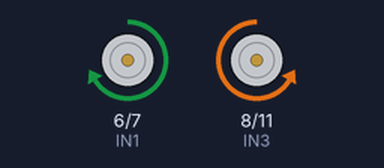
A sketch run on a simulated Arduino Uno, built with avr-gcc and run on an emulated ATmega328P. Parts: motor-driver pin pairs drawn as motors (green arrow = first pin HIGH = forward, orange = second pin HIGH = backward, longer = more drive, scaled by the enable pin).

Above: at 0.1 s.
At 5.0 s:
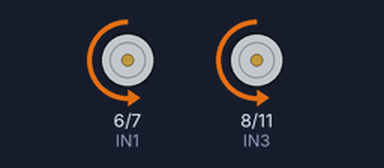
At 10.8 s:
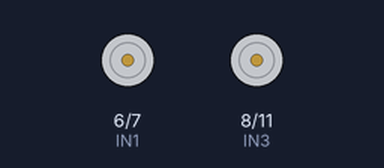
Timing chart, 0 to 12.3 s (numbered marks = the images above):
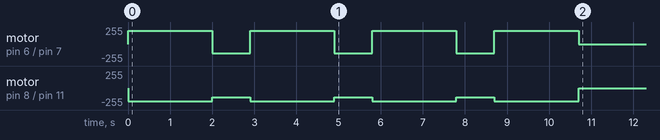

The sketch:

Car_square_rotation.ino
```cpp
// Left motors
int ENA = 5;   // PWM
int IN1 = 6;
int IN2 = 7;

// Right motors
int ENB = 9;   // PWM
int IN3 = 8;
int IN4 = 11;


void setup() {
  pinMode(ENA, OUTPUT);
  pinMode(IN1, OUTPUT);
  pinMode(IN2, OUTPUT);

  pinMode(ENB, OUTPUT);
  pinMode(IN3, OUTPUT);
  pinMode(IN4, OUTPUT);
// put your setup code here, to run once:

  forward(200);
  delay(2000);
  rightTurn(140);
  delay(900);
  forward(200);
  delay(2000);
  rightTurn(140);
  delay(900);
  forward(200);
  delay(2000);
  rightTurn(140);
  delay(900);
  forward(200);
  delay(2000);
  stopAll();
  delay(1000);
}
void loop() {
// put your main code here, to run repeatedly
}

void forward(int speed) {
  // Left motors
  digitalWrite(IN1, HIGH);
  digitalWrite(IN2, LOW);
  analogWrite(ENA, speed);

  // Right motors
  digitalWrite(IN3, LOW);
  digitalWrite(IN4, HIGH);
  analogWrite(ENB, speed);

}

void rightTurn(int speed) {
  // Left motors backward
  digitalWrite(IN1, LOW);
  digitalWrite(IN2, HIGH);
  analogWrite(ENA, speed);

  // Right motors forward
  digitalWrite(IN3, LOW);
  digitalWrite(IN4, HIGH);
  analogWrite(ENB, speed);
}

void stopAll(){

  digitalWrite(IN1, LOW);
  digitalWrite(IN2, LOW);
  digitalWrite(IN3, LOW);
  digitalWrite(IN4, LOW);
}
```
